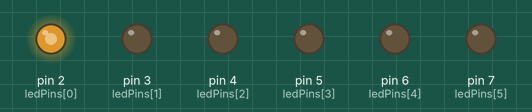
Recording of a sketch running on a simulated Arduino Uno, built with avr-gcc and run on an emulated ATmega328P. On the bench: output pins drawn as LEDs (lit = HIGH).

Above: at 0.1 s.
At 10.1 s:
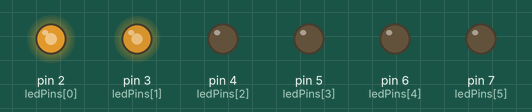
At 20.1 s:
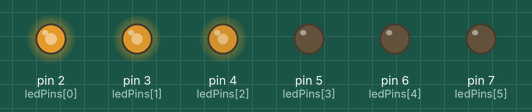
At 30.1 s:
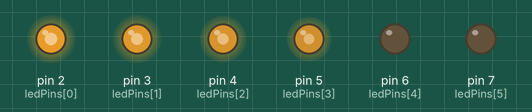
Timing chart, 0 to 31.6 s (numbered marks = the images above):
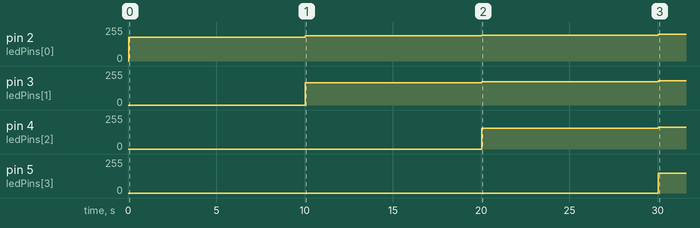

Measured:
- by itself, pin 2 (ledPins[0]): 0/255 → 179/255 at 0.04 s, → 188/255 10.0 s later, → 195/255 10.0 s later, → 201/255 10.0 s later
- by itself, pin 3 (ledPins[1]): 0/255 → 166/255 at 10.0 s, → 175/255 10.0 s later, → 183/255 10.0 s later
- by itself, pin 4 (ledPins[2]): 0/255 → 155/255 at 20.0 s, → 165/255 10.0 s later
- by itself, pin 5 (ledPins[3]): 0/255 → 147/255 at 30.0 s

The sketch:

HW11.ino
```cpp
int ledPins[] = {2, 3, 4, 5, 6, 7};
int numLEDs = 6;

void setup() {
  for (int i = 0; i < numLEDs; i++) {
    pinMode(ledPins[i], OUTPUT);
    digitalWrite(ledPins[i], LOW);
  }
}

void loop() {
  // Turn on LEDs one by one

float num=millis()/10000%6;

for(int i=0;i<numLEDs;i++){
  digitalWrite(ledPins[i], LOW);
}
for(int i=0;i<num+1;i++){
  digitalWrite(ledPins[i], HIGH);
}
}
```
